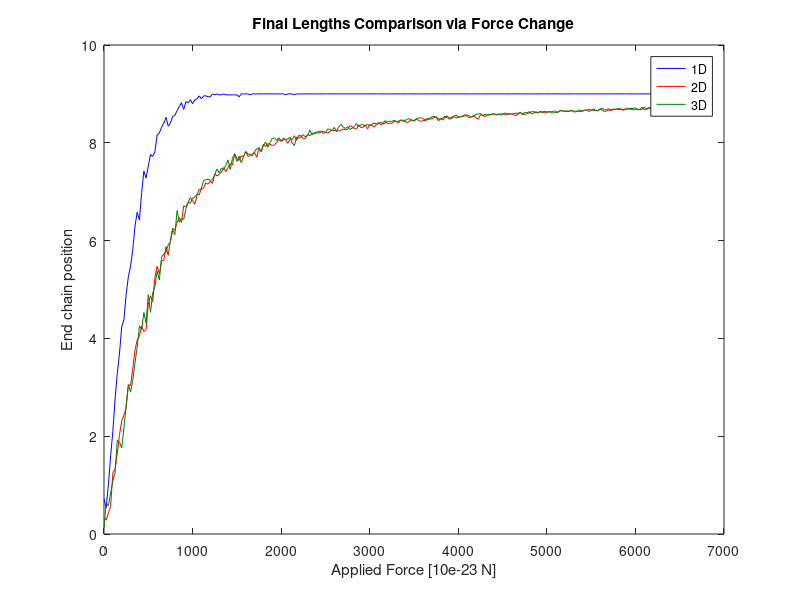

Source code (MATLAB):
close all;
clear all;

% Loading in the files
load('Results_1D_Simulation_Force_plot2.mat');
load('Results_2D_Simulation_Force_plot2.mat');
load('Results_3D_Simulation_Force_plot2.mat');

% Simulated force values for each case
force_vals = [0:25:6700];

%% Extracting the final lengths at each force 

% 1D results
final_pos_1d = P_1d_dynamics_force(1,10,:);
final_pos_1d = final_pos_1d(:)';

% 2D results
final_x_pos_2d = P_2d_dynamics_force(1, 10, :);
final_x_pos_2d = final_x_pos_2d(:)';

final_y_pos_2d = P_2d_dynamics_force(2, 10, :);
final_y_pos_2d = final_y_pos_2d(:)';

% Distance from origin to end point of chain 
final_dist_2d = sqrt(final_x_pos_2d.^2 + final_y_pos_2d.^2);

% 3D results
final_x_pos_3d = P_3d_dynamics_force(1, 10, :);
final_x_pos_3d = final_x_pos_3d(:)';

final_y_pos_3d = P_3d_dynamics_force(2, 10, :);
final_y_pos_3d = final_y_pos_3d(:)';

final_z_pos_3d = P_3d_dynamics_force(3, 10, :);
final_z_pos_3d = final_z_pos_3d(:)';

% Distance from origin to end point of chain 
final_dist_3d = sqrt(final_x_pos_3d.^2 + final_y_pos_3d.^2 + final_z_pos_3d.^2);

%% Plotting 
plot(force_vals, final_pos_1d, 'b');
hold on;
plot(force_vals, final_dist_2d, 'r');
hold on;
plot(force_vals, final_dist_3d, 'color', [0 0.5 0]);
hold off; 

title("Final Lengths Comparison via Force Change");
xlabel("Applied Force [10e-23 N]");
ylabel("End chain position");
legend("1D", "2D", "3D");